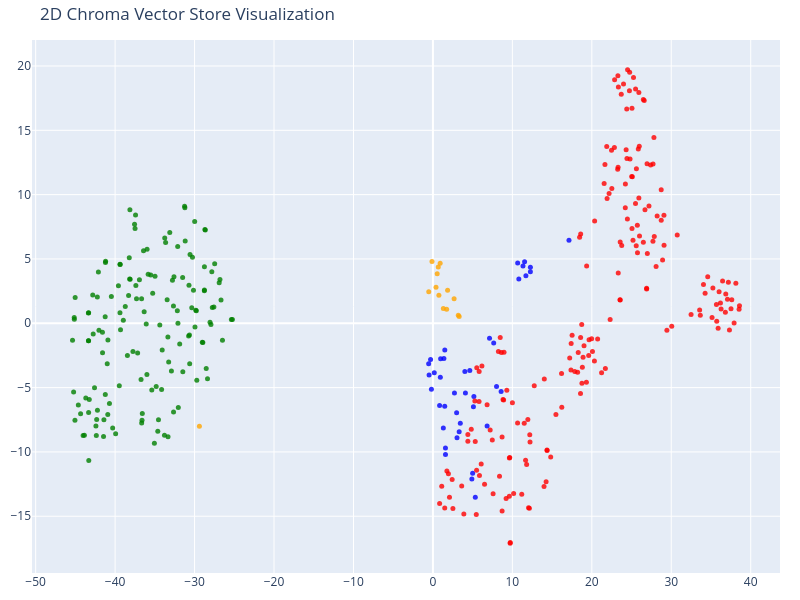

This figure's notebook cell:
### Code cell
tsne = TSNE(n_components=2, random_state=42)
reduced_vectors = tsne.fit_transform(vectors)

# Create the 2D scatter plot
fig = go.Figure(data=[go.Scatter(
    x=reduced_vectors[:, 0],
    y=reduced_vectors[:, 1],
    mode='markers',
    marker=dict(size=5, color=colors, opacity=0.8),
    text=[f"Type: {t}<br>Text: {d[:100]}..." for t, d in zip(doc_types, documents)],
    hoverinfo='text'
)])

fig.update_layout(title='2D Chroma Vector Store Visualization',
    scene=dict(xaxis_title='x',yaxis_title='y'),
    width=800,
    height=600,
    margin=dict(r=20, b=10, l=10, t=40)
)

fig.show()

### Figure 1 — Plotly figure (JSON) as saved in the notebook; plotly's stock layout.template omitted (floating-point values rounded to 4 significant figures; data arrays with more than 128 entries replaced by an {"elided": "..."} marker saying what was removed)
{"data": [{"hoverinfo": "text", "marker": {"color": {"elided": "389 str values"}, "opacity": 0.8, "size": 5}, "mode": "markers", "text": {"elided": "389 str values"}, "type": "scatter", "x": {"elided": "389 float values"}, "y": {"elided": "389 float values"}}], "layout": {"height": 600, "margin": {"b": 10, "l": 10, "r": 20, "t": 40}, "scene": {"xaxis": {"title": {"text": "x"}}, "yaxis": {"title": {"text": "y"}}}, "title": {"text": "2D Chroma Vector Store Visualization"}, "width": 800}}
